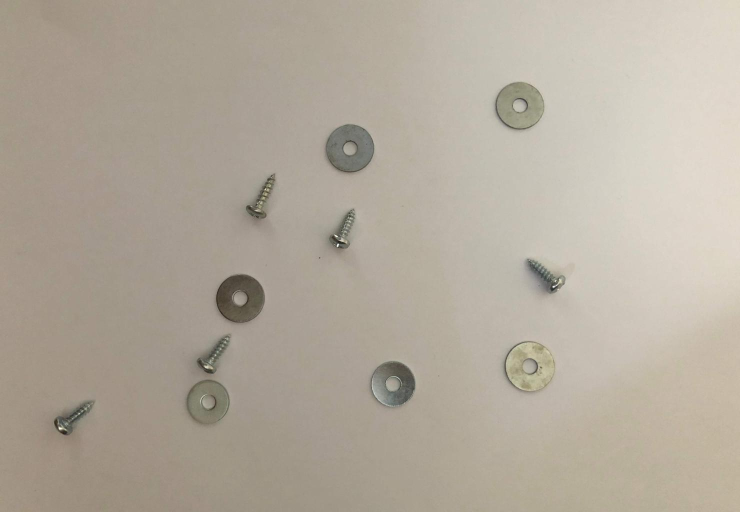
%> input picture Image Processing/Assignment_Input/IMG_01.jpg, 1480 x 1024 px (shown at 1/2 size)
$ octave Task5to6.m   (GNU Octave 9; MATLAB toolbox functions it lacks are replaced by stand-ins)
%> lines starting %> are read from the running program, lines starting %| are printed output that depends on the picture
clear; close all;
% Task 5: Robust method --------------------------
I = imread('IMG_01.jpg');
%> I is the input picture: size 1024x1480x3 uint8; mean R, G, B 178.4, 169.5, 156.1
I_2 = imread('IMG_02.jpg');
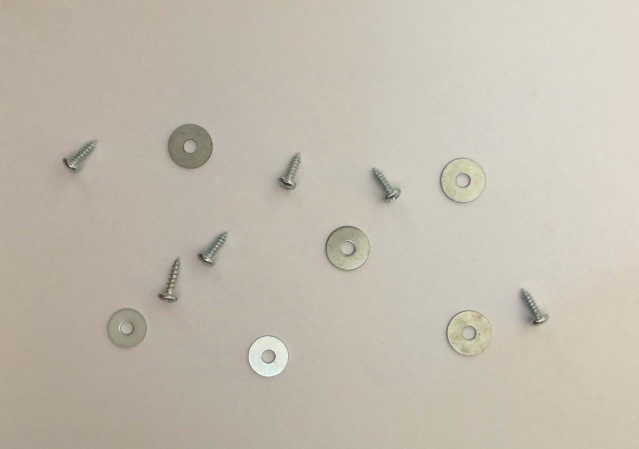
%> input picture Image Processing/Assignment_Input/IMG_02.jpg, 1277 x 898 px (shown at 1/2 size)
%> I_2 is the input picture: size 898x1277x3 uint8; mean R, G, B 195.1, 187.2, 174.7
I_3 = imread('IMG_03.jpg');
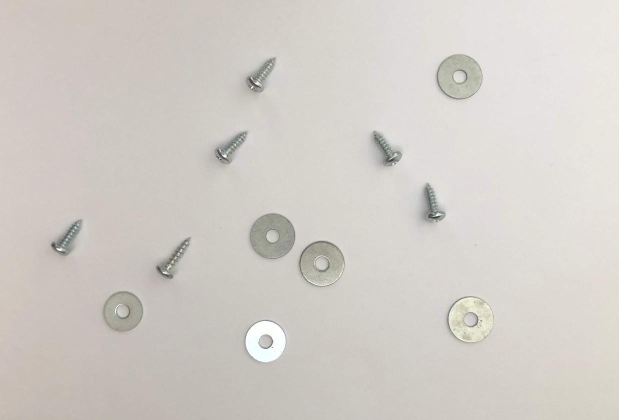
%> input picture Image Processing/Assignment_Input/IMG_03.jpg, 1238 x 840 px (shown at 1/2 size)
%> I_3 is the input picture: size 840x1238x3 uint8; mean R, G, B 209.9, 205.4, 199.8
I_4 = imread('IMG_04.jpg');
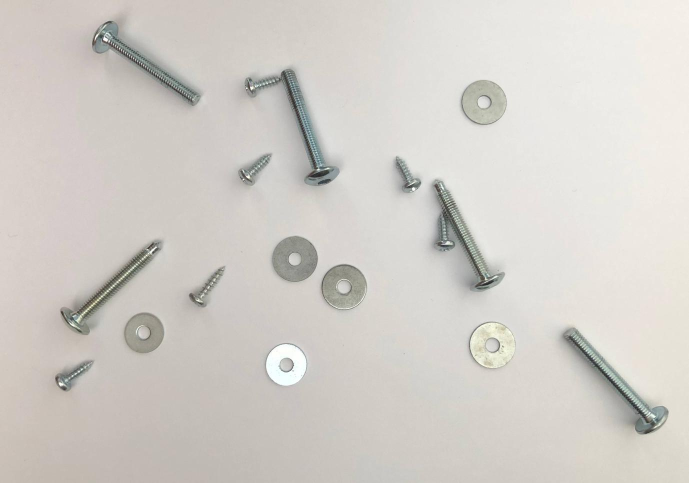
%> input picture Image Processing/Assignment_Input/IMG_04.jpg, 1377 x 966 px (shown at 1/2 size)
%> I_4 is the input picture: size 966x1377x3 uint8; mean R, G, B 209.9, 206.1, 200.7
I_5 = imread('IMG_05.jpg');
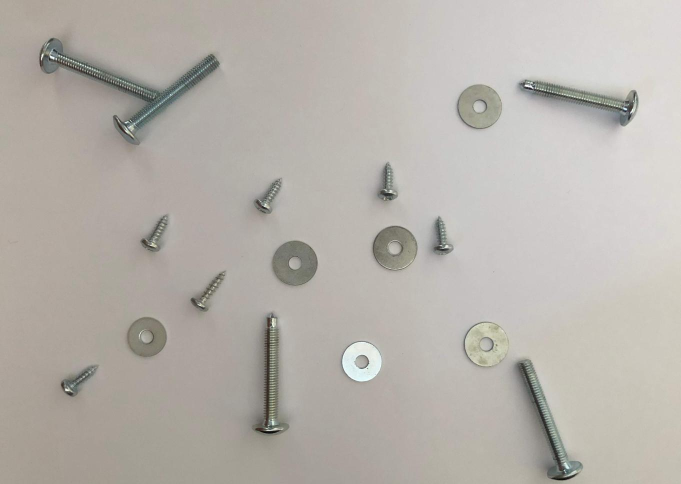
%> input picture Image Processing/Assignment_Input/IMG_05.jpg, 1362 x 968 px (shown at 1/2 size)
%> I_5 is the input picture: size 968x1362x3 uint8; mean R, G, B 182.2, 177.5, 171.2
I_6 = imread('IMG_06.jpg');
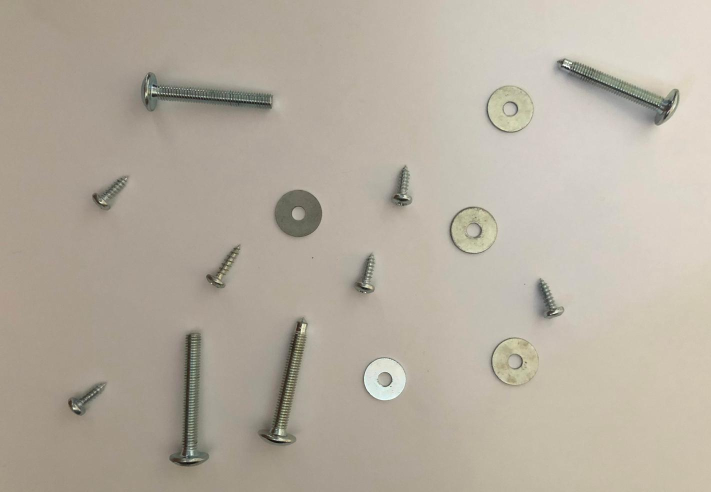
%> input picture Image Processing/Assignment_Input/IMG_06.jpg, 1422 x 984 px (shown at 1/2 size)
%> I_6 is the input picture: size 984x1422x3 uint8; mean R, G, B 181.5, 173.1, 160
%> (the run ends here)
